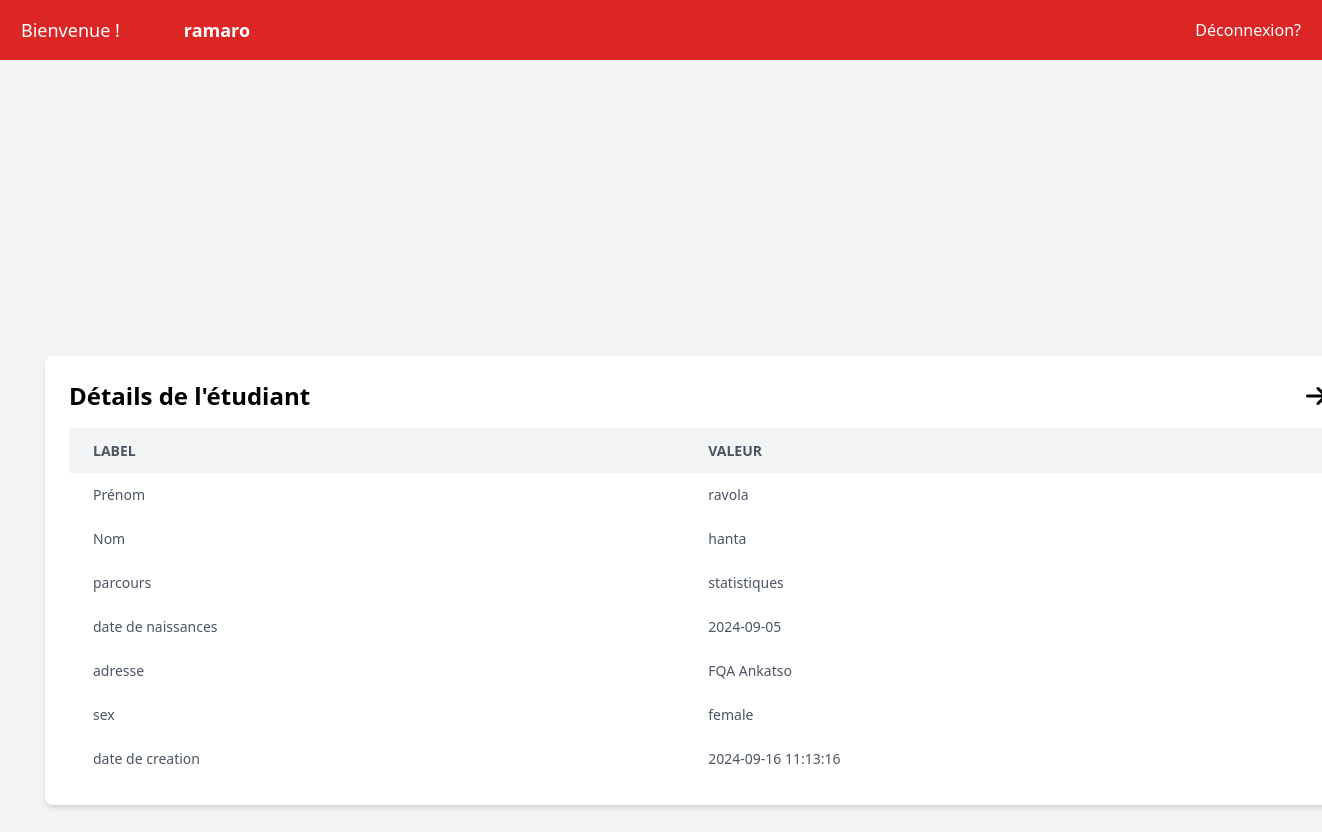
The app's page /controllers/etudiantController.php?action=detail&id=14 (signed in) with its own data.
### tables this page shows
CREATE TABLE `etudiants` (
  `id` int NOT NULL AUTO_INCREMENT,
  `firstname` varchar(100) NOT NULL,
  `lastname` varchar(100) NOT NULL,
  `parcours` varchar(100) NOT NULL,
  `date_of_birth` date NOT NULL,
  `adresse` varchar(100) NOT NULL,
  `sex` varchar(100) NOT NULL,
  `created_at` timestamp NULL DEFAULT CURRENT_TIMESTAMP,
  PRIMARY KEY (`id`)
);

### classes/etudiants.php (called while the page is built, shortened)
<?php
    class Etudiants{
        private $pdo;
        public $id;
        public function __construct($db){
            $this->pdo = $db;
        }
        public function detail(){
            $stmt = $this->pdo->prepare('SELECT * FROM etudiants WHERE id = :id');
            $stmt->bindParam(':id', $this->id);
            $stmt->execute();
            return $stmt->fetch(PDO::FETCH_ASSOC);
        }
    }
?>

### display/etudiants/detail.php (the view, shortened to what this page needs)
<!DOCTYPE html>
<html lang="fr">
<head>
    <script src="https://cdn.tailwindcss.com"></script>
    <link rel="stylesheet" href="https://cdnjs.cloudflare.com/ajax/libs/font-awesome/6.6.0/css/all.min.css" />
</head>
<body class="bg-gray-100 font-sans h-screen">
    <header class="bg-red-600 text-white p-4 sticky top-0 z-10">
        <div class="container mx-auto flex justify-between items-center">
            <div class="text-lg flex space-x-16">
               <p>Bienvenue !</p>
               <span class="font-semibold"><?php echo $_SESSION["username"]?></span>
            </div>
            <div>
                <a href="../../controllers/userController.php?action=logout" class="text-white hover:text-gray-300">Déconnexion?</a>
            </div>
        </div>
    </header>
    <div class="container mx-auto px-6 py-3 h-full">
        <div class="flex h-full">
            <div class="w-screen flex items-center justify-center pr-4 ">
                <div id="etudiant-detail" class="bg-white p-6 rounded-lg shadow-md w-screen">
                    <div class="flex justify-between">
                        <h2 class="text-2xl font-bold text-grenat-600 mb-4">Détails de l'étudiant</h2>
                        <a href="../../controllers/etudiantController.php?action=read" class="text-2xl font-bold text-grenat-600 mb-4"><i class="fas fa-arrow fa-arrow-right"></i></a>
                    </div>
                    <table class="min-w-full table-auto border-collapse">
                        <thead class="bg-gray-100 text-gray-600 uppercase text-sm leading-normal">
                            <tr>
                                <th class="py-3 px-6 text-left">Label</th>
                                <th class="py-3 px-6 text-left">Valeur</th>
                            </tr>
                        </thead>
                        <tbody class="text-gray-600 text-sm">
                            <tr>
                                <td class="py-3 px-6 text-left" >Prénom</td>
                                <td class="py-3 px-6 text-left" ><?= $etudiantDetails["firstname"] ?></td>
                            </tr>
                            <tr>
                                <td class="py-3 px-6 text-left" >Nom</td>
                                <td class="py-3 px-6 text-left" ><?= $etudiantDetails["lastname"] ?></td>
                            </tr>
                            <tr>
                                <td class="py-3 px-6 text-left">parcours</td>
                                <td class="py-3 px-6 text-left"><?= $etudiantDetails["parcours"] ?></td>
                            </tr>
                            <tr>
                                <td class="py-3 px-6 text-left" >date de naissances</td>
                                <td class="py-3 px-6 text-left" ><?= $etudiantDetails["date_of_birth"] ?></td>
                            </tr>
                            <tr>
                                <td class="py-3 px-6 text-left">adresse</td>
                                <td class="py-3 px-6 text-left" ><?= $etudiantDetails["adresse"] ?></td>
                            </tr>
                            <tr>
                                <td class="py-3 px-6 text-left" >sex</td>
                                <td class="py-3 px-6 text-left" ><?= $etudiantDetails["sex"] ?></td>
                            </tr>
                            <tr>
                                <td class="py-3 px-6 text-left" >date de creation</td>
                                <td class="py-3 px-6 text-left" ><?= $etudiantDetails["created_at"] ?></td>
                            </tr>
                        </tbody>
                    </table>
                </div>
            </div>
        </div>
    </div>
</body>
</html>

### records on screen
etudiants: firstname "ravola", lastname "hanta", parcours "statistiques", date_of_birth "2024-09-05", adresse "FQA Ankatso", sex "female", created_at "2024-09-16 11:13:16"

### other values on screen
$_SESSION["username"] "ramaro"
